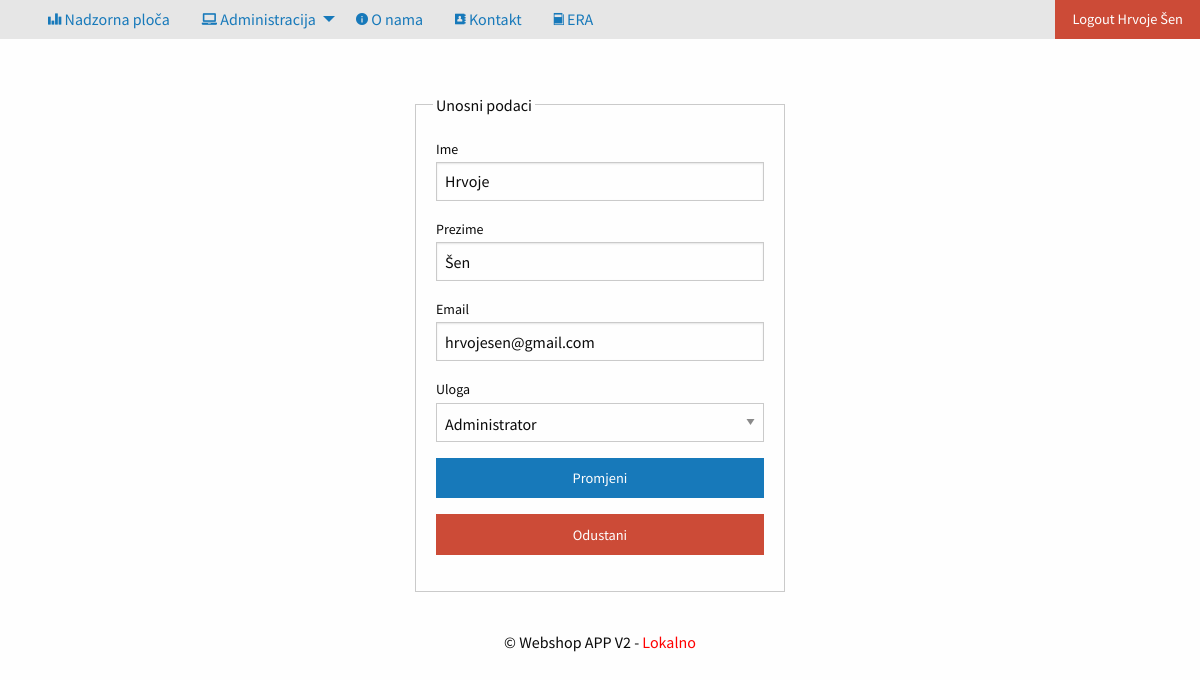
Screenshot of /privatno/operateri/promjena.php?sifra=1 (signed in) with the database file from the repository.
### tables this page shows
create table operater(
sifra			int not null primary key auto_increment,
ime 			varchar(50) not null,
prezime 		varchar(50) not null,
email 			varchar(50) not null,
lozinka			char(32) not null,
uloga			varchar(50) not null
);

### konfiguracija.php (called while the page is built, shortened)
<?php
switch ($_SERVER["HTTP_HOST"]) {
	case 'localhost':
		$putanjaAPP="/webshop2/";
		break;
}

### privatno/operateri/promjena.php (the view, shortened to what this page needs)
<?php include_once '../../konfiguracija.php'; provjeraLogin(); provjeraUloga("admin");
if(isset($_GET["sifra"])){
	$izraz=$veza->prepare("select * from operater where sifra=:sifra");
	$izraz->execute(array("sifra"=>$_GET["sifra"]));
	$entitet = $izraz->fetch(PDO::FETCH_OBJ);
}
?>
<!doctype html>
<html class="no-js" lang="en" dir="ltr">
	<head>
		<?php include_once '../../predlosci/zaglavlje.php'; ?>
	</head>
	<body>
		<?php include_once '../../predlosci/izbornik.php'; ?>
		<div class="row">
			<div class="grid-x grid-padding-x">
				<div class="cell large-4 large-offset-4">
					<form method="POST">
						<fieldset class="fieldset">
							<legend>Unosni podaci</legend>
							<label for="ime">Ime</label>
							<input name="ime" id="ime" type="text" value="<?php echo $entitet->ime; ?>"/>
							<label for="prezime">Prezime</label>
							<input name="prezime" id="prezime" type="text" value="<?php echo $entitet->prezime; ?>"/>
							<label for="email">Email</label>
							<input name="email" id="email" type="email" value="<?php echo $entitet->email; ?>"/>
							<label for="uloga">Uloga</label>
							<select id="uloga" name="uloga">
								<option value="admin" <?php echo ($entitet->uloga=="admin") ? " selected=\"selected\" " : "";	?>>Administrator</option>
							</select>
							<input type="submit" class="button expanded" value="Promjeni"/>
							<a href="index.php" class="alert button expanded">Odustani</a>
						</fieldset>
					</form>
				</div>
			</div>
		</div>
		<?php	include_once '../../predlosci/podnozje.php'; ?>
	</body>
</html>

### predlosci/izbornik.php (shortened to what this page needs)
<div class="top-bar" id="example-menu">
  <div class="top-bar-left">
    <ul class="dropdown menu" data-dropdown-menu>
      <li class="menu-text hide-for-small-only">
      <?php if(isset($_SESSION["logiran"]) && $_SESSION["logiran"]->uloga==="admin" || isset($_SESSION["logiran"]) && $_SESSION["logiran"]->uloga==="korisnik"): ?>
      <li><a href="<?php echo $putanjaAPP;  ?>privatno/nadzornaPloca.php"><i title="Nadzorna ploča" class="step fi-graph-bar size-48"></i> Nadzorna ploča</a></li>
      <?php
          if(isset($_SESSION["logiran"]) && $_SESSION["logiran"]->uloga==="admin"): ?>
      <li>
        <a href="#"><i title="Administracija" class="step fi-laptop size-48"></i> Administracija</a>
      </li>
      <?php endif; ?>
      <?php endif; ?>
      <li><a href="<?php echo $putanjaAPP;  ?>javno/onama.php"><i title="O nama" class="step fi-info size-48"></i> O nama</a></li>
      <li><a href="<?php echo $putanjaAPP;  ?>javno/kontakt.php"><i title="Kontakt" class="step fi-address-book size-48"></i> Kontakt</a></li>
      <?php
      if(isset($_SESSION["logiran"]) && $_SESSION["logiran"]->uloga==="admin"): ?>
          <li><a href="<?php echo $putanjaAPP;  ?>img/ERA.png" target="_blank"><i title="ERA" class="step fi-book size-48"></i> ERA</a></li>
          <?php endif; ?>
    </ul>
  </div>
  <div class="top-bar-right">
    <ul class="menu">
    	<?php if($_SERVER["SCRIPT_NAME"]!=$putanjaAPP . "javno/login.php"): ?>
      <li style="width: 100%;">
      	<?php if(!isset($_SESSION["logiran"])): ?>
	      	<a href="<?php echo $putanjaAPP;  ?>javno/login.php" class="button">Prijava</a>
      	<?php else: ?>
      	<a href="<?php echo $putanjaAPP;  ?>javno/logout.php" class="alert button">Logout
      		<?php
      			echo $_SESSION["logiran"]->ime . " " . $_SESSION["logiran"]->prezime; ?></a>
      		<?php endif; ?>
      </li>
      	<?php elseif($_SERVER["SCRIPT_NAME"]==$putanjaAPP . "javno/login.php") : ?>
      <li style="width: 100%;">
      		<a href="<?php echo $putanjaAPP;  ?>javno/registracija.php" class="button" >Registracija</a>
      </li>
      	<?php endif; ?>
    </ul>
  </div>
</div>

### css/app.css (style rules this page uses)
body { font-family: 'Source Sans Pro', sans-serif; }
.row { max-width: 100%; padding-top: 20px; }
.menu > li > a { padding: 1rem 2rem; }
.top-bar { padding: 0rem; margin-bottom: 1rem; }

### rows the page displays
operater: ime "Hrvoje", prezime "Šen", email "hrvojesen@gmail.com", uloga "Administrator"

### other values shown
$naslovAplikacije "Webshop APP V2"
